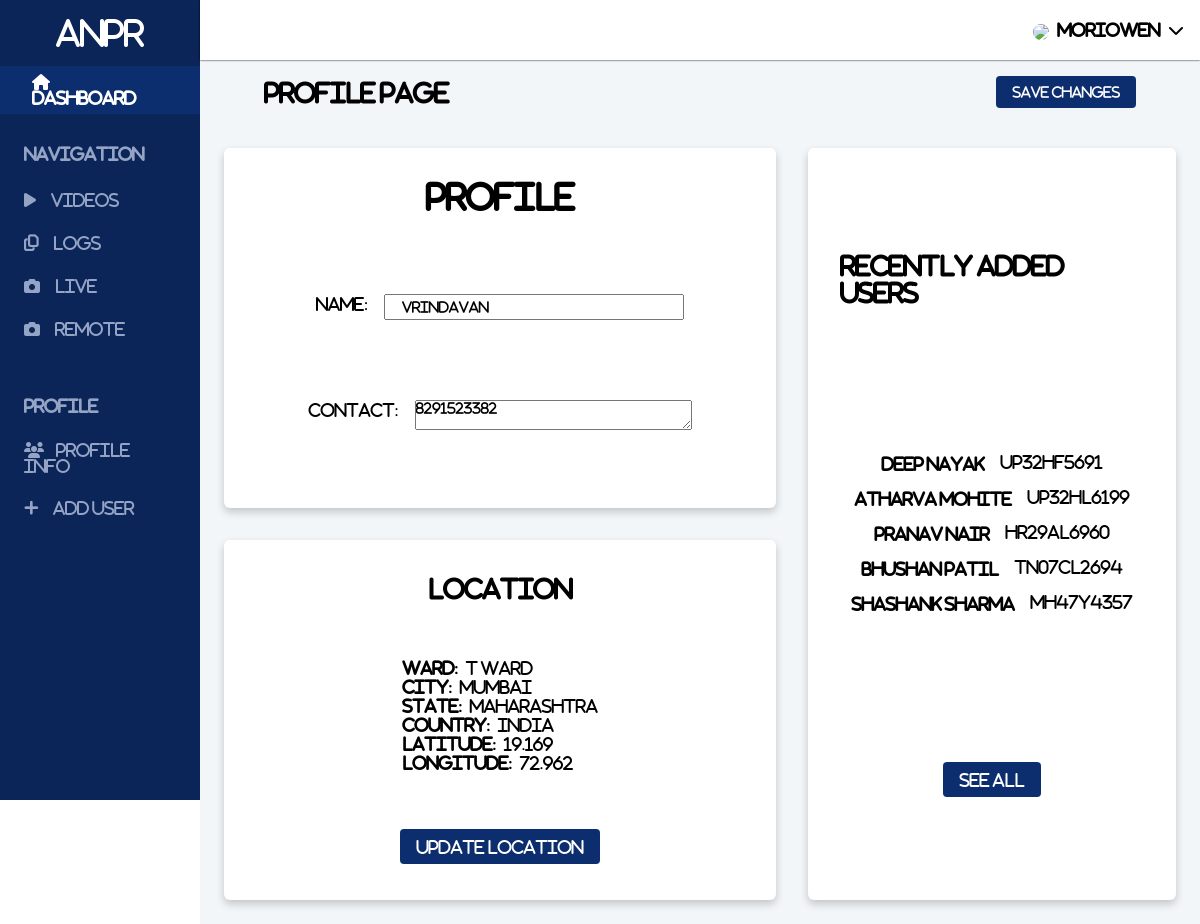
Screenshot of /profile/ (signed in) with the database file from the repository.
### app/models.py (models this page shows, shortened)
class Profile(models.Model):
    user = models.ForeignKey(User, default=None, on_delete=models.CASCADE)
    name = models.CharField(max_length=100)
    contact = models.TextField()
    long = models.DecimalField(blank=True, null=True,  max_digits=8, decimal_places=3)
    lat = models.DecimalField(blank=True, null=True, max_digits=8, decimal_places=3)
    town = models.CharField(blank=True, null=True, max_length=100)
    city = models.CharField(blank=True , null=True,max_length=100)
    state = models.CharField(blank=True, null=True, max_length=100)
    country = models.CharField(blank=True, null=True, max_length=100)

class CarProfile(models.Model):
    user = models.ForeignKey(User, default="", on_delete=models.CASCADE, null=True, blank=True)
    name = models.CharField(max_length=150)
    phone = models.CharField(max_length=150)
    carno = models.CharField(max_length=50)
    carmodel = models.CharField(max_length=50)
    carcolour = models.CharField(max_length=50)
    def __str__(self):
        return self.name

### app/views.py (the view, shortened to what this page needs)
# urls.py: path('profile/', views.updateProfile, name="profile"),
def updateProfile(request):
    try:
        profile = Profile.objects.get(user=request.user)
        users = CarProfile.objects.filter(user=request.user)
        print(users)
        print(request)
        form = ProfileForm(instance=Profile.objects.get(user=request.user))
        context = {'form': form, 'profile': profile, 'users': users}
        return render(request, 'profile.html', context)
    except Profile.DoesNotExist:
        profile = Profile.objects.get(user=request.user)
        return render(request, 'profile.html')

### app/forms.py
class ProfileForm(ModelForm):
    class Meta:
        model = Profile
        fields = ['name', 'contact']
        widgets = {
          'contact': forms.Textarea(attrs={'rows':2, 'cols':20}),
        }

### templates/profile.html (shortened to what this page needs)
{% extends 'base.html' %} {% load static %}
{% block header %}
<link rel="stylesheet" href="{% static 'profile.css' %}" />
{% endblock header %}
{% block body %}
<div class="content">
  <div class="changes_bar">
    <h2>Profile Page</h2>
    <form action="" method="POST">
      <button href="">Save Changes</button>
    </form>
  </div>
  <div class="profile__grid">
    <div class="profile_box">
      <div class="inner_profile">
        <h1 style="letter-spacing: 0.1px">Profile</h1>
        <div class="form__label">
          <label for="">Name: </label>
          <div class="profile__header">{{form.name}}</div>
        </div>
        <div class="form__label">
          <label for="">Contact: </label>
          <div class="profile__input">{{form.contact}}</div>
        </div>
      </div>
    </div>
    <div class="user_box">
      <div class="user_container">
        <h2>Recently Added Users</h2>
        <div class="log">
          {% for user in users %}
          <div class="indiviual_log">
            <div class="log__owner">{{user}}</div>
            <div class="log__number">{{user.carno}}</div>
          </div>
          {% endfor %}
        </div>
        <a href="{% url 'addusers' %}">See All</a>
      </div>
    </div>
    <div class="map">
      <div class="map_container">
        <h2>Location</h2>
        <div class="form_control">
          {% if profile.city %}
          <label for="">Ward: </label>
          {{profile.town}}
          <br />
          <label for="">City: </label>
          {{profile.city}}
          <br />
          <label for="">State: </label>
          {{profile.state}}
          <br />
          <label for="">Country: </label>
          {{profile.country}}
          <br />
          <label for="">Latitude: </label>
          {{profile.lat}}
          <br />
          <label for="">Longitude: </label>
          {{profile.long}} {% endif %}
        </div>
        <a href="{% url 'get_location' %}">Update Location</a>
      </div>
    </div>
  </div>
</div>
{% endblock body %}

### templates/base.html (shortened to what this page needs)
<!DOCTYPE html>
{% load static %}
<html lang="en">
  <head>
    <link rel="stylesheet" href="{% static 'base.css' %}" />
    {% block header %} {% endblock header %}
  </head>
  <body>
    <main class="main">
      <div class="sidebar">
        <div class="title">ANPR</div>
        <div class="dashboard__name">
          <h4>
            <a href="{% url 'dashboard' %}">
              <span><i class="fa fa-home"></i></span> Dashboard
            </a>
          </h4>
        </div>
        <section class="navigation">
          <div class="section__title">Navigation</div>
          <ul>
            <a href="{% url 'videolist' %}">
              <li>
                <span><i class="fa fa-play"></i></span> Videos
              </li>
            </a>
            <a href="{% url 'logs' %}">
              <li>
                <span><i class="fa fa-copy"></i></span> Logs
              </li>
            </a>
            <a href="{% url 'live' %}">
              <li>
                <span><i class="fa fa-camera"></i></span> Live
              </li>
            </a>
            <a href="{% url 'remote' %}">
              <li>
                <span><i class="fa fa-camera"></i></span> Remote
              </li>
            </a>
          </ul>
        </section>
        <section class="profile">
          <div class="section__title">Profile</div>
          <ul>
            <a href="{% url 'profile' %}">
              <li>
                <span><i class="fa fa-users"></i></span>Profile Info
              </li>
            </a>
            <a href="{% url 'addusers' %}">
              <li>
                <span><i class="fa fa-plus"></i></span> Add User
              </li>
            </a>
          </ul>
        </section>
      </div>
      <div class="navbar">
        <div class="navbar__profile">
          <span
            ><img
              src="{{ MEDIA_URL }}/videos/mario-av.png"
              style="border-radius: 50%; width: 30px"
          /></span>
          <p style="letter-spacing: 0.1px; font-weight: bold">
            {{ user.username }}
          </p>
          <span><i class="fa fa-chevron-down"></i></span>
        </div>
      </div>
      {% block body %} {% endblock body %}
    </main>
  </body>
</html>

### static/base.css (style rules this page uses)
:root { --textColour: #95a4c4; }
.main { min-height: 100vh; display: grid; grid-template-columns: 200px 1fr; grid-template-rows: 60px 1fr; grid-template-areas: "sidebar navbar" "sidebar content"; }
.sidebar { grid-area: sidebar; background-color: #0b2559; color: white; position: fixed; height: 100vh; width: 200px; }
.title { display: block; margin: 1rem; text-align: center; font-size: 2rem; }
.section__title { margin: 1rem 1.5rem; font-weight: 700; color: #95a4c4; text-transform: uppercase; }
.sidebar li { list-style: none; padding: 0.75rem 1.5rem; color: #95a4c4; margin: 0 auto; }
.sidebar section { padding: 1rem 0; }
.dashboard__name { padding: 0.5rem 2rem; display: block; background-color: #0c2e6e; }
.sidebar span { margin-right: 0.75rem; }
a { text-decoration: none; color: inherit; }
.navbar { grid-area: navbar; display: flex; align-items: center; justify-content: flex-end; box-shadow: 0px 0px 2px black; z-index: 2; }
.navbar__profile { display: flex; cursor: pointer; align-items: center; padding: 1rem; position: relative; }
.navbar__profile p { margin: 0 0.5rem; }
.navbar__profile span:first-child { font-size: 1.5rem; color: #0b2559; }

### static/profile.css (style rules this page uses)
.content { grid-area: content; background: #f3f6f9; }
.profile__grid { display: grid; grid-template-columns: 3fr 2fr; grid-template-rows: 1fr 1fr; grid-template-areas: "profile_box user_box" "map user_box"; gap: 2rem; width: 1000px; margin: 0 auto; padding: 1.5rem; min-height: 100vh; }
.profile_box { grid-area: profile_box; box-shadow: 0 4px 8px 0 rgba(0, 0, 0, 0.2); transition: 0.3s; border-radius: 6px; background: white; }
.user_box { grid-area: user_box; box-shadow: 0 4px 8px 0 rgba(0, 0, 0, 0.2); transition: 0.3s; background: white; border-radius: 6px; }
.map { grid-area: map; background: white; display: grid; box-shadow: 0 4px 8px 0 rgba(0, 0, 0, 0.2); transition: 0.3s; border-radius: 6px; }
.map_container { display: flex; flex-direction: column; justify-content: space-around; align-items: center; height: 100%; padding: 0.5rem 0; }
.map_container a { padding: 0.5rem 1rem; background-color: #0c2e6e; border-radius: 4px; color: white; }
.map_container label { font-weight: bold; margin-right: 0.25rem; }
.changes_bar { display: flex; justify-content: space-between; align-items: center; padding: 1rem 4rem; }
.changes_bar button { padding: 0.5rem 1rem; background-color: #0c2e6e; border-radius: 4px; border: 0; color: white; }
.log { display: flex; flex-direction: column; justify-content: space-evenly; align-items: center; }
.user_box { padding: 2rem; }
.user_container { display: flex; flex-direction: column; height: 100%; justify-content: space-around; align-items: center; }
.user_container a { padding: 0.5rem 1rem; background-color: #0c2e6e; border-radius: 4px; color: white; }
.log__owner { font-weight: bold; margin-right: 1rem; }
.indiviual_log { display: flex; padding: 0.5rem 0; }
.inner_profile { display: flex; flex-direction: column; justify-content: space-between; align-items: center; width: 80%; height: 70%; margin: 2rem auto; }
.form__label { display: flex; }
.form__label label { padding-right: 1rem; }
.form__label input { padding: 0.25rem 1rem; }

### rows the page displays
Profile: name "Vrindavan", contact "8291523382", town "T Ward", city "Mumbai", state "Maharashtra", country "India", lat "19.169", long "72.962"
CarProfile: name "Deep Nayak", carno "UP32HF5691"
CarProfile: name "Atharva Mohite", carno "UP32HL6199"
CarProfile: name "Pranav Nair", carno "HR29AL6960"
CarProfile: name "Bhushan Patil", carno "TN07CL2694"
CarProfile: name "Shashank Sharma", carno "MH47Y4357"

### other values shown
{{ user.username }} "moriowen"
